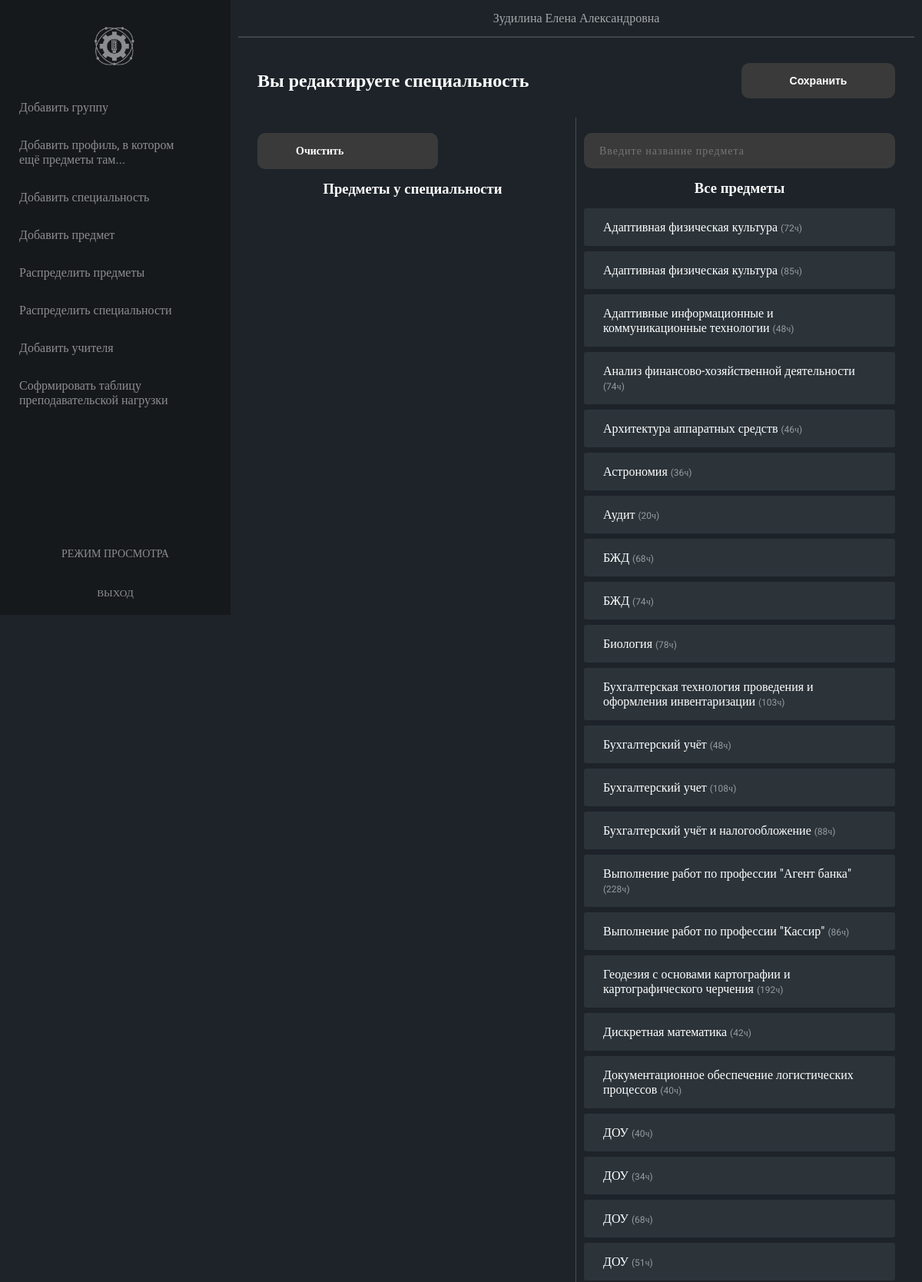
/pages/admin/edit_spec_subjects.php (signed in, upper part), run on the app's committed database.
### tables this page shows
CREATE TABLE `subjects` (
  `id_subject` int NOT NULL,
  `id_profile` int NOT NULL,
  `subject_name` varchar(255) NOT NULL,
  `subject_desc` varchar(255) DEFAULT NULL,
  `subject_hours` int NOT NULL
);

### pages/admin/edit_spec_subjects.php (the view, shortened to what this page needs)
<?php
require_once './../../php/connection.php';
$idSpec = $_GET['id'];
$resultSpecs = mysqli_query($link,
"SELECT
`subjects`.`id_subject`,
`subjects`.`subject_name`,
`subjects`.`subject_desc`,
`subjects`.`subject_hours`
FROM
`subjects`
WHERE `subjects`.`id_subject` NOT IN(
SELECT
`id_subject`
FROM
`subject-specialization`
WHERE
`id_specialization` = '$idSpec')
ORDER BY `subject_name`;");
$specs = mysqli_fetch_all($resultSpecs);
$isEmpty = false;
?>
<!DOCTYPE html>
<html lang='ru'>
<head>
    <link rel='stylesheet' href='./../../styles/style.css'>
</head>
<body>
    <?php include './includes/nav.php'; ?>
    <main>
        <?php include './includes/header.php'; ?>
        <section>
            <div style="display: flex; flex-flow: row nowrap; justify-content: space-between; align-items: center">
                <h2>Вы редактируете специальность <?=$idSpec?> </h2>
                <button class="update-subjects-group"> Сохранить </button>
            </div>
            <div class="sort-subjects">
                <div class="sort-subjects__group">
                <?php
                        if ($isEmpty)
                        {?>
                            <a href="" class="update-subjects-group disabled" style="margin: 15px 0; display: inline-block; min-width: 235px;">Очистить</a>
                        <?}
                        else
                        {?>
                            <a href="./../../php/delete_subjects.php?idGroupToDelete=<?=$idGroup?>" class="update-subjects-group" style="margin: 15px 0; display: inline-block; min-width: 235px;">Очистить</a>
                        <?}
                    ?>
                    <h3 style="text-align: center; margin-bottom: 15px;"> Предметы у специальности </h3>
                </div>
                <div class="sort-subjects__all">
                    <form action="./../../php/search_subjects.php" method="POST">
                        <input
                            type="search"
                            name="search_subjects"
                            id=""
                            class="update-subjects-group"
                            style="
                                margin: 15px 0;
                                width: 100%;
                                letter-spacing: 1px;
                                padding: 15px 20px;
                                cursor: text;
                                font-weight: normal;
                            "
                            placeholder="Введите название предмета">
                    </form>
                    <h3 style="text-align: center; margin-bottom: 15px;"> Все предметы </h3>
                    <?
                        foreach ($specs as $value)
                        {
                            ?>
                                <p class="subject-name" data-subjectId="<?=$value[0]?>" ><?=$value[1]?> <span> (<?=$value[3]?>ч) </span> </p>
                            <?
                        }
                    ?>
                </div>
            </div>
        </section>
    </main>
</body>
</html>

### styles/style.css (style rules this page uses)
*, *::after, *::before { box-sizing: border-box; margin: 0; padding: 0; }
a { text-decoration: none; color: #000000; }
button { border: none; outline: none; background-color: transparent; }
input { border: none; outline: none; }
html, body { width: 100%; }
html { height: 100%; }
body, input, a, textarea { font-family: "Roboto", serif; }
body { min-height: 100%; color: #FFFFFF; background-color: #1d2329; display: flex; flex-flow: row nowrap; }
main { display: flex; flex-flow: column nowrap; flex-grow: 1; }
main section { padding: 35px; }
section { padding: 25px; width: 100%; }
div.sort-subjects { margin-top: 25px; display: flex; flex-flow: row nowrap; -webkit-user-select: none; user-select: none; }
div.sort-subjects .sort-subjects__all, div.sort-subjects .sort-subjects__group { padding-top: 5px; padding-bottom: 25px; min-width: 50%; flex-grow: 1; }
div.sort-subjects .sort-subjects__all p, div.sort-subjects .sort-subjects__group p { cursor: move; border-radius: 3px; background-color: #2c343a; margin-bottom: 7px; padding: 15px 25px; }
div.sort-subjects .sort-subjects__all p span, div.sort-subjects .sort-subjects__group p span { font-size: 12px; opacity: 0.5; }
div.sort-subjects .sort-subjects__group { border-right: 1px solid rgba(255, 255, 255, 0.2); padding-right: 10px; }
div.sort-subjects .sort-subjects__all { padding-left: 10px; }
.update-subjects-group { cursor: pointer; background-color: #3a3a3a; padding: 15px 50px; border-radius: 10px; width: 200px; font-size: 14px; font-weight: bold; color: #fff; letter-spacing: unset; transition: 0.8s background, 0.6s border-radius; }

### data on the page
subjects: subject_name "Адаптивная физическая культура", subject_hours "72"
subjects: subject_name "Адаптивная физическая культура", subject_hours "85"
subjects: subject_name "Адаптивные информационные и коммуникационные технологии", subject_hours "48"
subjects: subject_name "Анализ финансово-хозяйственной деятельности", subject_hours "74"
subjects: subject_name "Архитектура аппаратных средств", subject_hours "46"
subjects: subject_name "Астрономия", subject_hours "36"
subjects: subject_name "Аудит", subject_hours "20"
subjects: subject_name "БЖД", subject_hours "68"
subjects: subject_name "БЖД", subject_hours "74"
subjects: subject_name "Биология", subject_hours "78"
subjects: subject_name "Бухгалтерская технология проведения и оформления инвентаризации", subject_hours "103"
subjects: subject_name "Бухгалтерский учёт", subject_hours "48"
subjects: subject_name "Бухгалтерский учет", subject_hours "108"
subjects: subject_name "Бухгалтерский учёт и налогообложение", subject_hours "88"
subjects: subject_name "Выполнение работ по профессии \"Агент банка\"", subject_hours "228"
subjects: subject_name "Выполнение работ по профессии \"Кассир\"", subject_hours "86"
subjects: subject_name "Геодезия с основами картографии и картографического черчения", subject_hours "192"
subjects: subject_name "Дискретная математика", subject_hours "42"
subjects: subject_name "Документационное обеспечение логистических процессов", subject_hours "40"
subjects: subject_name "ДОУ", subject_hours "40"
subjects: subject_name "ДОУ", subject_hours "34"
subjects: subject_name "ДОУ", subject_hours "68"
subjects: subject_name "ДОУ", subject_hours "51"

### other printed values
$_COOKIE['id_admin'] "Зудилина Елена Александровна"
